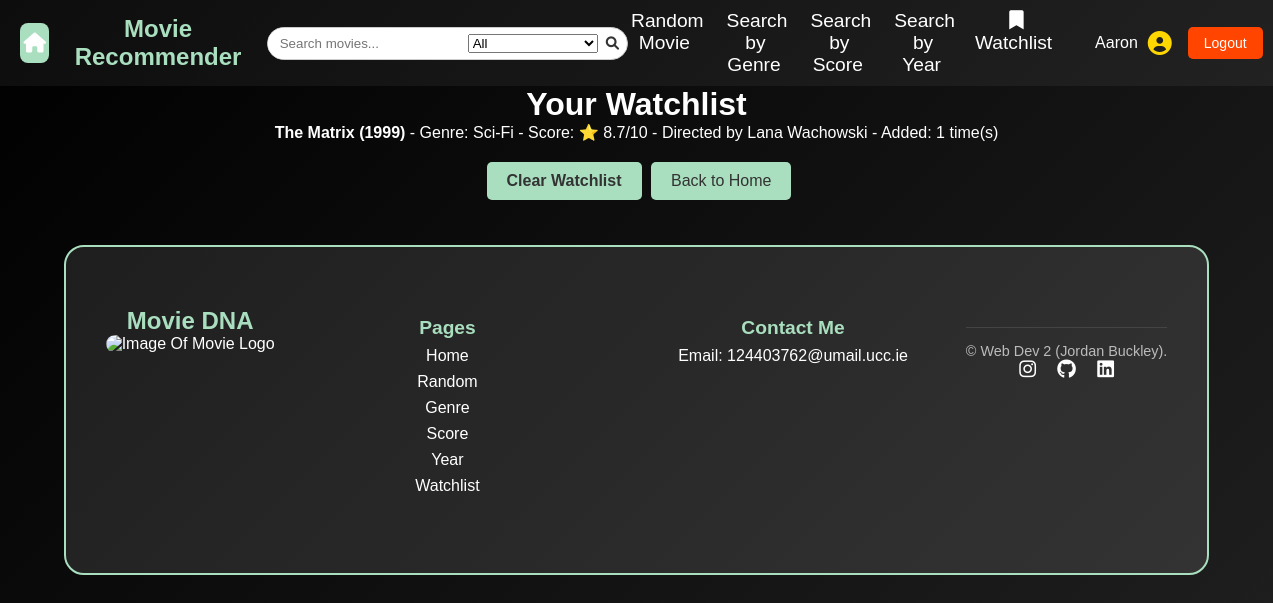
The app's page /watchlist (signed in), older data.
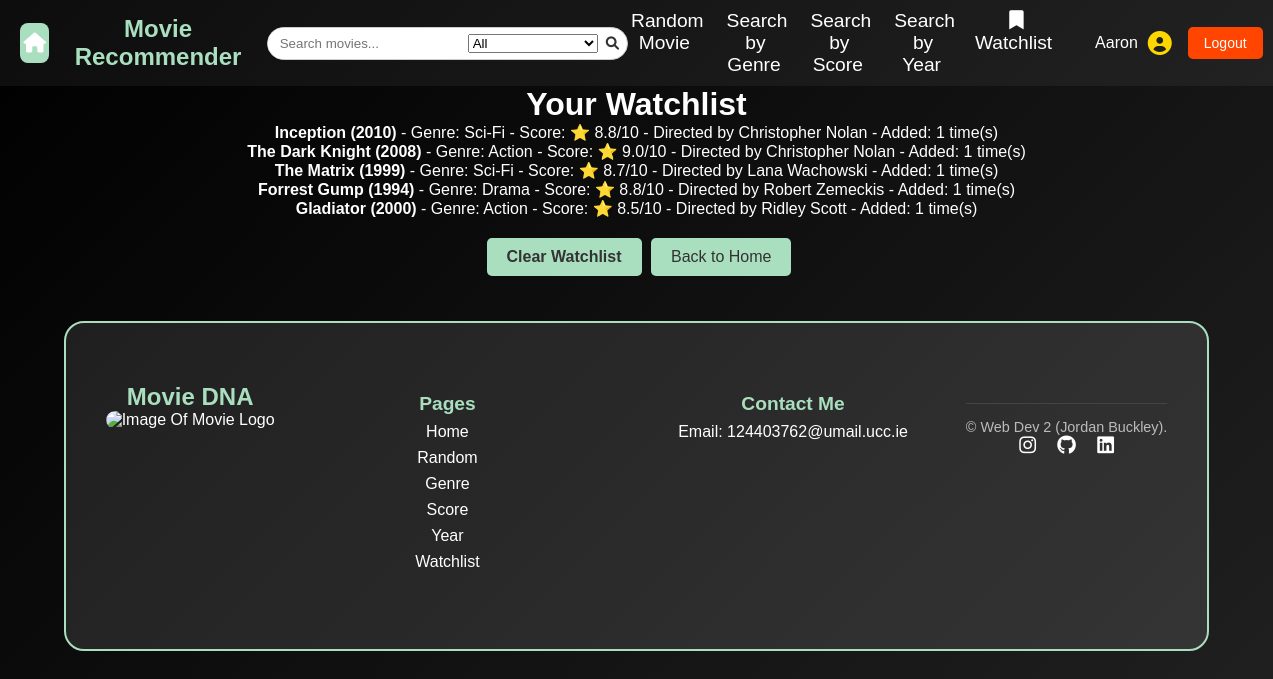
The same page, newer data.
### tables this page shows
CREATE TABLE watchlist (
    user_id TEXT NOT NULL,
    movie_id INTEGER NOT NULL,
    count INTEGER DEFAULT 1,
    PRIMARY KEY (user_id, movie_id),
    FOREIGN KEY (user_id) REFERENCES users(user_id),
    FOREIGN KEY (movie_id) REFERENCES movies(movie_id)
);

CREATE TABLE movies 
(
    movie_id INTEGER PRIMARY KEY AUTOINCREMENT,
    title TEXT NOT NULL,
    genre TEXT NOT NULL,
    score FLOAT,
    year INTEGER,
    director TEXT,
    description TEXT
);

### app.py (the view)
@app.route("/watchlist")
@login_required
def cart():
    db = get_db()
    user_id = session["user_id"]
    watchlist = db.execute("""
        SELECT movies.*, watchlist.count
        FROM watchlist
        JOIN movies ON watchlist.movie_id = movies.movie_id
        WHERE watchlist.user_id = ?
    """, (user_id,)).fetchall()
    return render_template("watchlist.html", watchlist=watchlist)

### app.py (called while the page is built)
@app.before_request
def load_logged_in_user():
    g.user = session.get("user_id")
    g.is_admin = session.get("is_admin", False)

def login_required(view):
    @wraps(view)
    def wrapped_view(*args, **kwargs):
        if g.user is None:
            return(redirect(url_for("login", next=request.url)))
        return view(*args, **kwargs)
    return wrapped_view

### database.py (called while the page is built)
def get_db():
    if "db" not in g:
        g.db = sqlite3.connect(DATABASE,
                                detect_types=sqlite3.PARSE_DECLTYPES
                        )
        g.db.row_factory = sqlite3.Row
    return g.db

### templates/watchlist.html
{% extends "base.html" %}
{% block main_content %}
    <h1>Your Watchlist</h1>
    {% if watchlist %}
        <ul>
            {% for movie in watchlist %}
                <li>
                    <strong>{{ movie.title }} ({{ movie.year }})</strong>
                    - Genre: {{ movie.genre }}
                    - Score: ⭐ {{ movie.score }}/10
                    - Directed by {{ movie.director }}
                    - Added: {{ movie.count }} time(s)
                </li>
            {% endfor %}
        </ul>
        <a href="{{ url_for('clear_watchlist') }}" class="btn">Clear Watchlist</a>
    {% else %}
        <p>Your watchlist is empty.</p>
    {% endif %}
    <a href="{{ url_for('index') }}" class="back-button">Back to Home</a>
{% endblock %}

### templates/base.html (shortened to what the changed rows need)
<!DOCTYPE html>
<html lang="en">
<head>
    <link rel="stylesheet" href="{{ url_for('static', filename='styles.css') }}">
    <link rel="stylesheet" href="https://cdnjs.cloudflare.com/ajax/libs/font-awesome/6.0.0/css/all.min.css">
</head>
<body>
    <header>
        <nav>
            <section id="nav-container">
                <section id="nav-user">
                    {% if session['user_id'] %}
                    <section id="user-info">
                        <p id="username">{{ session['user_id'] }}</p>
                        <i class="fas fa-user-circle" id="user-icon"></i>
                    </section>
                    <a href="{{ url_for('logout') }}" id="logout-btn">Logout</a>
                    {% else %}
                    <a href="{{ url_for('login') }}" id="login-btn">Login</a>
                    <a href="{{ url_for('registration') }}" id="register-btn">Register</a>
                    {% endif %}
                </section>
            </section>
        </nav>
    </header>
    <main>
        {% block main_content %}{% endblock %}
    </main>
    <footer class="footer">
        <section class="footer-container">
            <section class="footer-logo">
                <h2>Movie DNA</h2>
            </section>
    </footer>
</body>
</html>

Row changes from the older to the newer data that the page shows:
removed watchlist: user_id "Aaron", title "The Matrix", year "1999", genre "Sci-Fi", score "8.7", director "Lana Wachowski", count "1"
added watchlist: title "Inception", year "2010", genre "Sci-Fi", score "8.8", director "Christopher Nolan", count "1"
added watchlist: title "The Dark Knight", year "2008", genre "Action", score "9.0", director "Christopher Nolan", count "1"
added watchlist: title "The Matrix", year "1999", genre "Sci-Fi", score "8.7", director "Lana Wachowski", count "1"
added watchlist: title "Forrest Gump", year "1994", genre "Drama", score "8.8", director "Robert Zemeckis", count "1"
added watchlist: title "Gladiator", year "2000", genre "Action", score "8.5", director "Ridley Scott", count "1"
Text that changed along with them:
{{ session['user_id'] }}: (not shown) → "Aaron"
